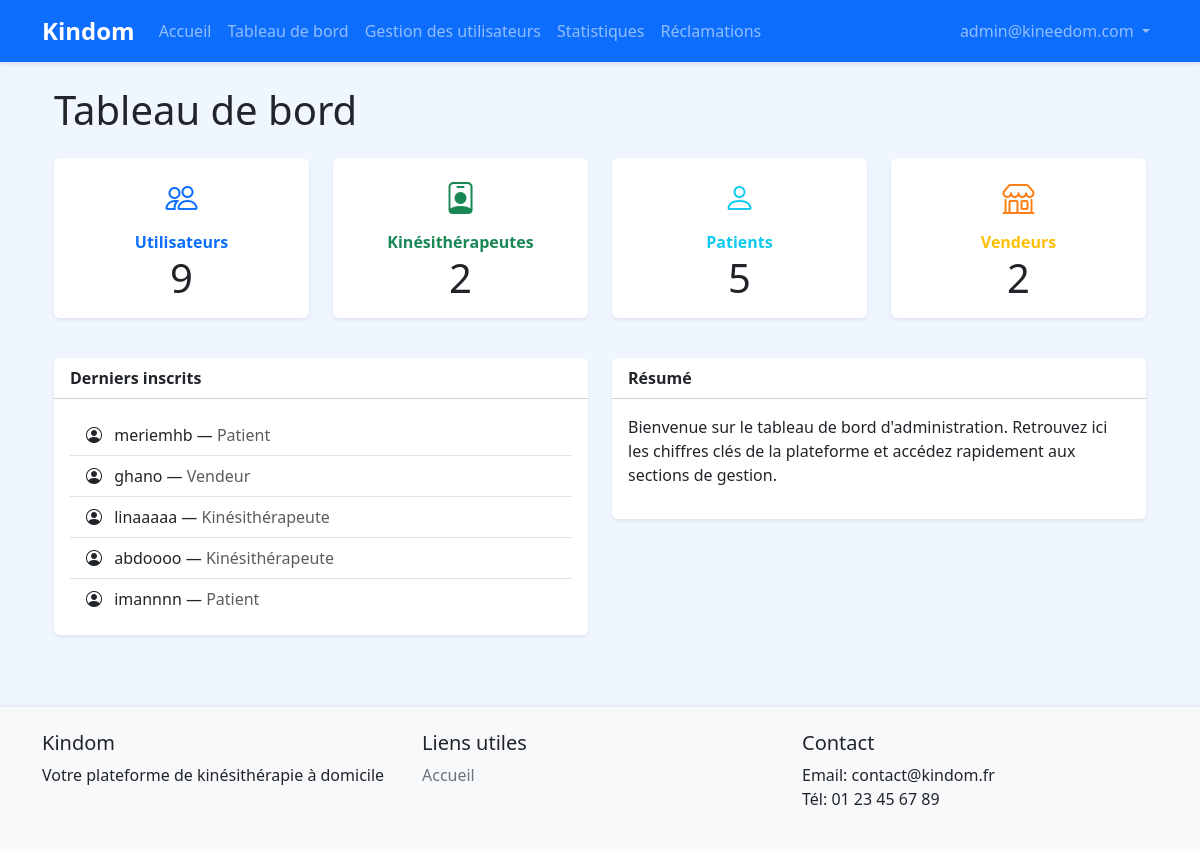
Page /admin-dashboard/ (signed in) on the committed database.
### accounts/models.py (models this page shows, shortened)
class CustomUser(AbstractUser):
    USER_TYPE_CHOICES = (
        ('patient', 'Patient'),
        ('kine', 'Kinésithérapeute'),
        ('vendor', 'Vendeur'),
        ('admin', 'Administrateur'),
    )
    user_type = models.CharField(max_length=20, choices=USER_TYPE_CHOICES, default='patient')
    phone_number = models.CharField(max_length=15, blank=True)
    address = models.TextField(blank=True)
    profile_picture = models.ImageField(upload_to='profile_pics/', blank=True, null=True)
    bio = models.TextField(blank=True)
    is_validated = models.BooleanField(default=True)  # True par défaut, sauf pour les kinés
    diplome = models.CharField(max_length=100, blank=True, null=True, verbose_name="Diplôme")
    wilaya = models.CharField(max_length=50, blank=True, null=True, verbose_name="Wilaya")
    diplome_file = models.ImageField(upload_to='diplomes/', blank=True, null=True, verbose_name="Photo du diplôme")

### accounts/views.py (the view)
# urls.py: path('admin-dashboard/', views.admin_dashboard, name='admin_dashboard'),
@staff_member_required
def admin_dashboard(request):
    stats = {
        'total_users': CustomUser.objects.exclude(user_type='admin').count(),
        'total_kines': CustomUser.objects.filter(user_type='kine').count(),
        'total_patients': CustomUser.objects.filter(user_type='patient').count(),
        'total_vendors': CustomUser.objects.filter(user_type='vendor').count(),
    }
    latest_users = CustomUser.objects.exclude(user_type='admin').order_by('-date_joined')[:5]
    return render(request, 'admin_custom/dashboard.html', {'stats': stats, 'latest_users': latest_users})

### templates/admin_custom/dashboard.html (shortened to what this page needs)
{% extends 'base.html' %}
{% block content %}
<div class="container-fluid">
    <h1 class="mb-4">Tableau de bord</h1>
    <div class="row mb-4">
        <div class="col-md-3 mb-3">
            <div class="card shadow-sm border-0">
                <div class="card-body text-center">
                    <div class="mb-2"><i class="bi bi-people" style="font-size:2rem; color:#0d6efd;"></i></div>
                    <div class="fw-bold text-primary">Utilisateurs</div>
                    <div class="display-6">{{ stats.total_users }}</div>
                </div>
            </div>
        </div>
        <div class="col-md-3 mb-3">
            <div class="card shadow-sm border-0">
                <div class="card-body text-center">
                    <div class="mb-2"><i class="bi bi-person-badge" style="font-size:2rem; color:#198754;"></i></div>
                    <div class="fw-bold text-success">Kinésithérapeutes</div>
                    <div class="display-6">{{ stats.total_kines }}</div>
                </div>
            </div>
        </div>
        <div class="col-md-3 mb-3">
            <div class="card shadow-sm border-0">
                <div class="card-body text-center">
                    <div class="mb-2"><i class="bi bi-person" style="font-size:2rem; color:#0dcaf0;"></i></div>
                    <div class="fw-bold text-info">Patients</div>
                    <div class="display-6">{{ stats.total_patients }}</div>
                </div>
            </div>
        </div>
        <div class="col-md-3 mb-3">
            <div class="card shadow-sm border-0">
                <div class="card-body text-center">
                    <div class="mb-2"><i class="bi bi-shop" style="font-size:2rem; color:#fd7e14;"></i></div>
                    <div class="fw-bold text-warning">Vendeurs</div>
                    <div class="display-6">{{ stats.total_vendors }}</div>
                </div>
            </div>
        </div>
    </div>
    <div class="row g-4">
        <div class="col-md-6">
            <div class="card shadow-sm border-0">
                <div class="card-header bg-white fw-bold">Derniers inscrits</div>
                <div class="card-body">
                    <ul class="list-group list-group-flush">
                        {% for user in latest_users %}
                        <li class="list-group-item">
                            <i class="bi bi-person-circle me-2"></i>
                            {{ user.username }} — <span class="text-muted">{{ user.get_user_type_display }}</span>
                        </li>
                        {% empty %}
                        <li class="list-group-item text-muted">Aucun nouvel utilisateur</li>
                        {% endfor %}
                    </ul>
                </div>
            </div>
        </div>
        <div class="col-md-6">
            <div class="card shadow-sm border-0">
                <div class="card-header bg-white fw-bold">Résumé</div>
                <div class="card-body">
                    <p>Bienvenue sur le tableau de bord d'administration. Retrouvez ici les chiffres clés de la plateforme et accédez rapidement aux sections de gestion.</p>
                </div>
            </div>
        </div>
    </div>
</div>
<link rel="stylesheet" href="https://cdn.jsdelivr.net/npm/bootstrap-icons@1.10.5/font/bootstrap-icons.css">
{% endblock %}

### templates/base.html (shortened to what this page needs)
<!DOCTYPE html>
<html lang="fr">
<head>
    <link href="https://cdn.jsdelivr.net/npm/bootstrap@5.3.0/dist/css/bootstrap.min.css" rel="stylesheet">
    {% load static %}
    <link href="{% static 'css/style.css' %}" rel="stylesheet">
</head>
<body>
    <nav class="navbar navbar-expand-lg navbar-dark bg-primary">
        <div class="container">
            <a class="navbar-brand" href="{% url 'accounts:home' %}">Kindom</a>
            <div class="collapse navbar-collapse" id="navbarNav">
                <ul class="navbar-nav me-auto">
                    <li class="nav-item">
                        <a class="nav-link" href="{% url 'accounts:home' %}">Accueil</a>
                    </li>
                    {% if user.is_authenticated and user.is_superuser or user.is_authenticated and user.user_type == 'admin' %}
                        <li class="nav-item">
                            <a class="nav-link" href="{% url 'accounts:admin_dashboard' %}">Tableau de bord</a>
                        </li>
                        <li class="nav-item">
                            <a class="nav-link" href="{% url 'accounts:admin_users' %}">Gestion des utilisateurs</a>
                        </li>
                        <li class="nav-item">
                            <a class="nav-link" href="{% url 'accounts:admin_stats' %}">Statistiques</a>
                        </li>
                    {% endif %}
                    {% if user.is_authenticated and user.is_superuser %}
                        <li class="nav-item">
                            <a class="nav-link" href="{% url 'accounts:admin_reclamations' %}">Réclamations</a>
                        </li>
                    {% elif user.is_authenticated and user.user_type == 'admin' %}
                        <li class="nav-item">
                            <a class="nav-link" href="{% url 'accounts:admin_reclamations' %}">Réclamations</a>
                        </li>
                    {% endif %}
                </ul>
                <ul class="navbar-nav">
                    {% if user.is_authenticated %}
                        <li class="nav-item dropdown">
                            <a class="nav-link dropdown-toggle" href="#" id="navbarDropdown" role="button" data-bs-toggle="dropdown">
                                {{ user.get_full_name|default:user.email }}
                            </a>
                        </li>
                    {% endif %}
                </ul>
            </div>
        </div>
    </nav>
    <main class="container my-4">
        {% block content %}{% endblock %}
    </main>
    <footer class="bg-light py-4 mt-5">
        <div class="container">
            <div class="row">
                <div class="col-md-4">
                    <h5>Kindom</h5>
                    <p>Votre plateforme de kinésithérapie à domicile</p>
                </div>
                <div class="col-md-4">
                    <h5>Liens utiles</h5>
                    <ul class="list-unstyled">
                        <li><a href="{% url 'accounts:home' %}">Accueil</a></li>
                    </ul>
                </div>
                <div class="col-md-4">
                    <h5>Contact</h5>
                    <ul class="list-unstyled">
                        <li>Email: contact@kindom.fr</li>
                        <li>Tél: 01 23 45 67 89</li>
                    </ul>
                </div>
            </div>
        </div>
    </footer>
</body>
</html>

### static/css/style.css (style rules this page uses)
body { min-height: 100vh; display: flex; flex-direction: column; background: #f0f6ff; }
main { flex: 1; }
.navbar { box-shadow: 0 2px 4px rgba(0,0,0,0.1); }
.navbar-brand { font-weight: bold; font-size: 1.5rem; }
.card { box-shadow: 0 2px 4px rgba(0,0,0,0.05); transition: transform 0.2s; }
footer { margin-top: auto; box-shadow: 0 -2px 4px rgba(0,0,0,0.05); }
footer a { color: #6c757d; text-decoration: none; }

### rows in the picture
CustomUser: get_full_name "admin@kineedom.com"
CustomUser: username "meriemhb", user_type "Patient"
CustomUser: username "ghano", user_type "Vendeur"
CustomUser: username "linaaaaa", user_type "Kinésithérapeute"
CustomUser: username "abdoooo", user_type "Kinésithérapeute"
CustomUser: username "imannnn", user_type "Patient"

### other values in the picture
{{ stats.total_users }} "9"
{{ stats.total_kines }} "2"
{{ stats.total_patients }} "5"
{{ stats.total_vendors }} "2"
